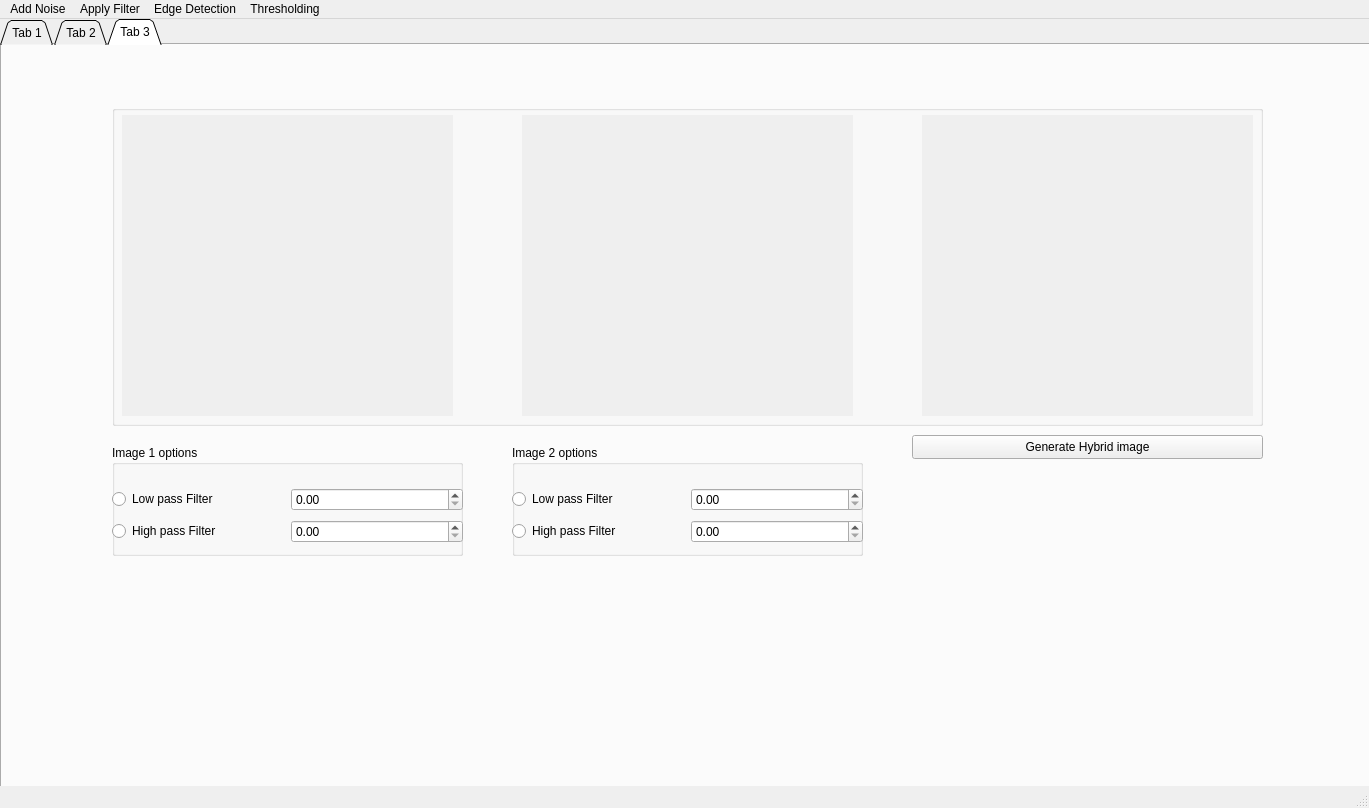
<?xml version="1.0" encoding="UTF-8"?>
<ui version="4.0">
 <class>MainWindow</class>
 <widget class="QMainWindow" name="MainWindow">
  <property name="geometry">
   <rect>
    <x>0</x>
    <y>0</y>
    <width>1369</width>
    <height>808</height>
   </rect>
  </property>
  <property name="windowTitle">
   <string>MainWindow</string>
  </property>
  <widget class="QWidget" name="centralwidget">
   <widget class="QTabWidget" name="tab2">
    <property name="geometry">
     <rect>
      <x>0</x>
      <y>0</y>
      <width>1391</width>
      <height>841</height>
     </rect>
    </property>
    <property name="tabShape">
     <enum>QTabWidget::Triangular</enum>
    </property>
    <property name="currentIndex">
     <number>2</number>
    </property>
    <widget class="QWidget" name="tab_1">
     <attribute name="title">
      <string>Tab 1</string>
     </attribute>
     <widget class="QPushButton" name="tab1_Browse">
      <property name="geometry">
       <rect>
        <x>20</x>
        <y>20</y>
        <width>211</width>
        <height>41</height>
       </rect>
      </property>
      <property name="inputMethodHints">
       <set>Qt::ImhNone</set>
      </property>
      <property name="text">
       <string>Upload Image</string>
      </property>
      <property name="autoDefault">
       <bool>false</bool>
      </property>
      <property name="flat">
       <bool>false</bool>
      </property>
     </widget>
     <widget class="QGroupBox" name="Result">
      <property name="geometry">
       <rect>
        <x>480</x>
        <y>90</y>
        <width>430</width>
        <height>430</height>
       </rect>
      </property>
      <property name="title">
       <string/>
      </property>
      <widget class="QLabel" name="tab1_image2">
       <property name="geometry">
        <rect>
         <x>20</x>
         <y>20</y>
         <width>400</width>
         <height>400</height>
        </rect>
       </property>
       <property name="autoFillBackground">
        <bool>true</bool>
       </property>
       <property name="text">
        <string/>
       </property>
      </widget>
     </widget>
     <widget class="QGroupBox" name="groupBox">
      <property name="geometry">
       <rect>
        <x>20</x>
        <y>90</y>
        <width>430</width>
        <height>430</height>
       </rect>
      </property>
      <property name="title">
       <string/>
      </property>
      <widget class="QGroupBox" name="Uploaded">
       <property name="geometry">
        <rect>
         <x>0</x>
         <y>0</y>
         <width>430</width>
         <height>430</height>
        </rect>
       </property>
       <property name="title">
        <string/>
       </property>
       <widget class="QLabel" name="tab1_image1">
        <property name="geometry">
         <rect>
          <x>20</x>
          <y>20</y>
          <width>400</width>
          <height>400</height>
         </rect>
        </property>
        <property name="autoFillBackground">
         <bool>true</bool>
        </property>
        <property name="text">
         <string/>
        </property>
       </widget>
      </widget>
     </widget>
     <widget class="QWidget" name="layoutWidget_7">
      <property name="geometry">
       <rect>
        <x>0</x>
        <y>0</y>
        <width>2</width>
        <height>2</height>
       </rect>
      </property>
      <layout class="QVBoxLayout" name="verticalLayout_2"/>
     </widget>
     <widget class="QGroupBox" name="canny_group">
      <property name="geometry">
       <rect>
        <x>970</x>
        <y>170</y>
        <width>370</width>
        <height>171</height>
       </rect>
      </property>
      <property name="title">
       <string>Canny Filter Parameters</string>
      </property>
      <widget class="QPushButton" name="canny_close">
       <property name="geometry">
        <rect>
         <x>330</x>
         <y>10</y>
         <width>41</width>
         <height>21</height>
        </rect>
       </property>
       <property name="text">
        <string>Close</string>
       </property>
      </widget>
      <widget class="QWidget" name="layoutWidget">
       <property name="geometry">
        <rect>
         <x>0</x>
         <y>60</y>
         <width>371</width>
         <height>101</height>
        </rect>
       </property>
       <layout class="QVBoxLayout" name="verticalLayout_3">
        <item>
         <layout class="QHBoxLayout" name="horizontalLayout_10">
          <item>
           <widget class="QLabel" name="canny_label_4">
            <property name="text">
             <string>Hogher Threshold</string>
            </property>
           </widget>
          </item>
          <item>
           <widget class="QSpinBox" name="canny_upper"/>
          </item>
          <item>
           <widget class="QLabel" name="canny_label_2">
            <property name="text">
             <string>Lower Threshold</string>
            </property>
           </widget>
          </item>
          <item>
           <widget class="QSpinBox" name="canny_lower"/>
          </item>
         </layout>
        </item>
        <item>
         <layout class="QHBoxLayout" name="horizontalLayout_11">
          <item>
           <widget class="QLabel" name="canny_label">
            <property name="text">
             <string>Kernal Size</string>
            </property>
           </widget>
          </item>
          <item>
           <widget class="QSpinBox" name="canny_kerna"/>
          </item>
          <item>
           <widget class="QLabel" name="canny_label_3">
            <property name="text">
             <string>sigma</string>
            </property>
           </widget>
          </item>
          <item>
           <widget class="QSpinBox" name="canny_sigma"/>
          </item>
         </layout>
        </item>
        <item>
         <widget class="QPushButton" name="canny_applay">
          <property name="text">
           <string>Appaly</string>
          </property>
         </widget>
        </item>
       </layout>
      </widget>
     </widget>
     <widget class="QGroupBox" name="Gaussin_4">
      <property name="geometry">
       <rect>
        <x>940</x>
        <y>250</y>
        <width>401</width>
        <height>171</height>
       </rect>
      </property>
      <property name="title">
       <string>Filter Parameters</string>
      </property>
      <widget class="QPushButton" name="Gaussin_close">
       <property name="geometry">
        <rect>
         <x>360</x>
         <y>10</y>
         <width>41</width>
         <height>21</height>
        </rect>
       </property>
       <property name="text">
        <string>Close</string>
       </property>
      </widget>
      <widget class="QWidget" name="layoutWidget_2">
       <property name="geometry">
        <rect>
         <x>0</x>
         <y>60</y>
         <width>401</width>
         <height>27</height>
        </rect>
       </property>
       <layout class="QHBoxLayout" name="horizontalLayout_2">
        <item>
         <widget class="QLabel" name="Global">
          <property name="text">
           <string>Threshold</string>
          </property>
         </widget>
        </item>
        <item>
         <widget class="QLabel" name="Gaussin_2">
          <property name="text">
           <string>Kernal Size</string>
          </property>
         </widget>
        </item>
        <item>
         <widget class="QLabel" name="Local_3">
          <property name="text">
           <string>Box Size</string>
          </property>
         </widget>
        </item>
        <item>
         <widget class="QSpinBox" name="Global_3"/>
        </item>
        <item>
         <widget class="QSpinBox" name="Local_Box"/>
        </item>
        <item>
         <widget class="QSpinBox" name="Gaussin"/>
        </item>
       </layout>
      </widget>
      <widget class="QWidget" name="layoutWidget_3">
       <property name="geometry">
        <rect>
         <x>0</x>
         <y>90</y>
         <width>401</width>
         <height>27</height>
        </rect>
       </property>
       <layout class="QHBoxLayout" name="horizontalLayout_3">
        <item>
         <widget class="QLabel" name="Global_4">
          <property name="text">
           <string>Mavimum Value</string>
          </property>
         </widget>
        </item>
        <item>
         <widget class="QLabel" name="Gaussin_3">
          <property name="text">
           <string>Sigma</string>
          </property>
         </widget>
        </item>
        <item>
         <widget class="QLabel" name="Local_2">
          <property name="text">
           <string>C</string>
          </property>
         </widget>
        </item>
        <item>
         <widget class="QSpinBox" name="Global_max"/>
        </item>
        <item>
         <widget class="QSpinBox" name="Local_C"/>
        </item>
        <item>
         <widget class="QSpinBox" name="sigma"/>
        </item>
       </layout>
      </widget>
      <widget class="QWidget" name="layoutWidget_4">
       <property name="geometry">
        <rect>
         <x>0</x>
         <y>120</y>
         <width>439</width>
         <height>71</height>
        </rect>
       </property>
       <layout class="QVBoxLayout" name="verticalLayout">
        <item>
         <layout class="QHBoxLayout" name="horizontalLayout">
          <item>
           <widget class="QPushButton" name="Gaussin_button">
            <property name="text">
             <string>Apply</string>
            </property>
           </widget>
          </item>
          <item>
           <widget class="QPushButton" name="Average_button">
            <property name="text">
             <string>Apply</string>
            </property>
           </widget>
          </item>
         </layout>
        </item>
        <item>
         <layout class="QHBoxLayout" name="horizontalLayout_12">
          <item>
           <widget class="QPushButton" name="Global_button">
            <property name="text">
             <string>Apply</string>
            </property>
           </widget>
          </item>
          <item>
           <widget class="QPushButton" name="Local_button">
            <property name="text">
             <string>Apply</string>
            </property>
           </widget>
          </item>
          <item>
           <widget class="QPushButton" name="Median_button">
            <property name="text">
             <string>Apply</string>
            </property>
           </widget>
          </item>
         </layout>
        </item>
       </layout>
      </widget>
     </widget>
     <widget class="QGroupBox" name="prewitt_group">
      <property name="geometry">
       <rect>
        <x>940</x>
        <y>170</y>
        <width>271</width>
        <height>161</height>
       </rect>
      </property>
      <property name="title">
       <string> Filter Paremeters</string>
      </property>
      <widget class="QPushButton" name="prewitt_close">
       <property name="geometry">
        <rect>
         <x>230</x>
         <y>10</y>
         <width>41</width>
         <height>21</height>
        </rect>
       </property>
       <property name="text">
        <string>Close</string>
       </property>
      </widget>
      <widget class="QWidget" name="layoutWidget_5">
       <property name="geometry">
        <rect>
         <x>10</x>
         <y>70</y>
         <width>251</width>
         <height>27</height>
        </rect>
       </property>
       <layout class="QHBoxLayout" name="horizontalLayout_9">
        <item>
         <widget class="QLabel" name="prewitt_label">
          <property name="text">
           <string>Kernal Size</string>
          </property>
         </widget>
        </item>
        <item>
         <widget class="QSpinBox" name="prewitt"/>
        </item>
       </layout>
      </widget>
      <widget class="QWidget" name="layoutWidget_6">
       <property name="geometry">
        <rect>
         <x>0</x>
         <y>130</y>
         <width>337</width>
         <height>31</height>
        </rect>
       </property>
       <layout class="QHBoxLayout" name="horizontalLayout_4">
        <item>
         <widget class="QPushButton" name="Sobel">
          <property name="text">
           <string>Apply</string>
          </property>
         </widget>
        </item>
        <item>
         <widget class="QPushButton" name="prewitt_applay">
          <property name="text">
           <string>Apply</string>
          </property>
         </widget>
        </item>
       </layout>
      </widget>
     </widget>
     <widget class="QGroupBox" name="NoiseParameters">
      <property name="geometry">
       <rect>
        <x>540</x>
        <y>530</y>
        <width>321</width>
        <height>91</height>
       </rect>
      </property>
      <property name="title">
       <string>Noise Parameters</string>
      </property>
      <widget class="QLabel" name="noise_param1">
       <property name="geometry">
        <rect>
         <x>20</x>
         <y>50</y>
         <width>63</width>
         <height>20</height>
        </rect>
       </property>
       <property name="text">
        <string>TextLabel</string>
       </property>
      </widget>
      <widget class="QLabel" name="noise_param2">
       <property name="geometry">
        <rect>
         <x>190</x>
         <y>50</y>
         <width>91</width>
         <height>20</height>
        </rect>
       </property>
       <property name="text">
        <string>TextLabel</string>
       </property>
      </widget>
      <widget class="QDoubleSpinBox" name="noiseBox2">
       <property name="geometry">
        <rect>
         <x>240</x>
         <y>50</y>
         <width>62</width>
         <height>25</height>
        </rect>
       </property>
      </widget>
      <widget class="QDoubleSpinBox" name="noiseBox1">
       <property name="geometry">
        <rect>
         <x>90</x>
         <y>50</y>
         <width>62</width>
         <height>25</height>
        </rect>
       </property>
      </widget>
      <widget class="QPushButton" name="noiseclose">
       <property name="geometry">
        <rect>
         <x>270</x>
         <y>10</y>
         <width>51</width>
         <height>21</height>
        </rect>
       </property>
       <property name="text">
        <string>Close</string>
       </property>
      </widget>
     </widget>
     <zorder>NoiseParameters</zorder>
     <zorder>tab1_Browse</zorder>
     <zorder>Result</zorder>
     <zorder>groupBox</zorder>
     <zorder>layoutWidget_7</zorder>
     <zorder>canny_group</zorder>
     <zorder>Gaussin_4</zorder>
     <zorder>prewitt_group</zorder>
    </widget>
    <widget class="QWidget" name="tab_2">
     <attribute name="title">
      <string>Tab 2</string>
     </attribute>
     <widget class="QPushButton" name="tab2_Browse">
      <property name="geometry">
       <rect>
        <x>60</x>
        <y>660</y>
        <width>111</width>
        <height>41</height>
       </rect>
      </property>
      <property name="text">
       <string>Browse.....</string>
      </property>
     </widget>
     <widget class="QGroupBox" name="options">
      <property name="geometry">
       <rect>
        <x>60</x>
        <y>360</y>
        <width>291</width>
        <height>241</height>
       </rect>
      </property>
      <property name="title">
       <string>Options</string>
      </property>
      <widget class="QRadioButton" name="NormalizeButton">
       <property name="geometry">
        <rect>
         <x>20</x>
         <y>90</y>
         <width>161</width>
         <height>24</height>
        </rect>
       </property>
       <property name="text">
        <string>Normalize Image</string>
       </property>
      </widget>
      <widget class="QRadioButton" name="EqualizeButton">
       <property name="geometry">
        <rect>
         <x>20</x>
         <y>140</y>
         <width>151</width>
         <height>24</height>
        </rect>
       </property>
       <property name="text">
        <string>Equalize Image</string>
       </property>
      </widget>
      <widget class="QRadioButton" name="GreyButton">
       <property name="geometry">
        <rect>
         <x>20</x>
         <y>40</y>
         <width>151</width>
         <height>24</height>
        </rect>
       </property>
       <property name="text">
        <string>Greyscale Image</string>
       </property>
      </widget>
      <widget class="QRadioButton" name="NoneButton">
       <property name="geometry">
        <rect>
         <x>20</x>
         <y>190</y>
         <width>141</width>
         <height>24</height>
        </rect>
       </property>
       <property name="text">
        <string>None</string>
       </property>
      </widget>
      <widget class="QDoubleSpinBox" name="spinBox">
       <property name="geometry">
        <rect>
         <x>180</x>
         <y>90</y>
         <width>62</width>
         <height>25</height>
        </rect>
       </property>
      </widget>
     </widget>
     <widget class="QGroupBox" name="tab2groupBox">
      <property name="geometry">
       <rect>
        <x>50</x>
        <y>20</y>
        <width>1131</width>
        <height>321</height>
       </rect>
      </property>
      <property name="title">
       <string/>
      </property>
      <widget class="QLabel" name="tab2_image2">
       <property name="geometry">
        <rect>
         <x>400</x>
         <y>10</y>
         <width>331</width>
         <height>301</height>
        </rect>
       </property>
       <property name="autoFillBackground">
        <bool>true</bool>
       </property>
       <property name="text">
        <string/>
       </property>
      </widget>
      <widget class="QLabel" name="tab2_image3">
       <property name="geometry">
        <rect>
         <x>790</x>
         <y>10</y>
         <width>331</width>
         <height>301</height>
        </rect>
       </property>
       <property name="autoFillBackground">
        <bool>true</bool>
       </property>
       <property name="text">
        <string/>
       </property>
      </widget>
      <widget class="QLabel" name="tab2_image1">
       <property name="geometry">
        <rect>
         <x>10</x>
         <y>10</y>
         <width>331</width>
         <height>301</height>
        </rect>
       </property>
       <property name="autoFillBackground">
        <bool>true</bool>
       </property>
       <property name="text">
        <string/>
       </property>
      </widget>
     </widget>
     <widget class="QGroupBox" name="HistogramContainer">
      <property name="geometry">
       <rect>
        <x>840</x>
        <y>370</y>
        <width>341</width>
        <height>101</height>
       </rect>
      </property>
      <property name="title">
       <string>Histogram Channels</string>
      </property>
      <widget class="QComboBox" name="HistogramBox">
       <property name="geometry">
        <rect>
         <x>10</x>
         <y>50</y>
         <width>321</width>
         <height>25</height>
        </rect>
       </property>
       <item>
        <property name="text">
         <string/>
        </property>
       </item>
       <item>
        <property name="text">
         <string>Grey-Channel</string>
        </property>
       </item>
       <item>
        <property name="text">
         <string>R-Channel</string>
        </property>
       </item>
       <item>
        <property name="text">
         <string>G-Channel</string>
        </property>
       </item>
       <item>
        <property name="text">
         <string>B-Channel</string>
        </property>
       </item>
      </widget>
     </widget>
     <widget class="QLabel" name="path">
      <property name="geometry">
       <rect>
        <x>200</x>
        <y>660</y>
        <width>291</width>
        <height>41</height>
       </rect>
      </property>
      <property name="text">
       <string>path</string>
      </property>
     </widget>
     <widget class="QGroupBox" name="CumulateContainer">
      <property name="geometry">
       <rect>
        <x>840</x>
        <y>500</y>
        <width>341</width>
        <height>101</height>
       </rect>
      </property>
      <property name="title">
       <string>Cumulative Histogram Channels</string>
      </property>
      <widget class="QComboBox" name="CumulateBox">
       <property name="geometry">
        <rect>
         <x>10</x>
         <y>50</y>
         <width>321</width>
         <height>25</height>
        </rect>
       </property>
       <item>
        <property name="text">
         <string/>
        </property>
       </item>
       <item>
        <property name="text">
         <string>Grey-Channel</string>
        </property>
       </item>
       <item>
        <property name="text">
         <string>R-Channel</string>
        </property>
       </item>
       <item>
        <property name="text">
         <string>G-Channel</string>
        </property>
       </item>
       <item>
        <property name="text">
         <string>B-Channel</string>
        </property>
       </item>
      </widget>
     </widget>
     <zorder>tab2groupBox</zorder>
     <zorder>options</zorder>
     <zorder>tab2_Browse</zorder>
     <zorder>HistogramContainer</zorder>
     <zorder>path</zorder>
     <zorder>CumulateContainer</zorder>
    </widget>
    <widget class="QWidget" name="tab_3">
     <attribute name="title">
      <string>Tab 3</string>
     </attribute>
     <widget class="QGroupBox" name="tab3groupBox_3">
      <property name="geometry">
       <rect>
        <x>110</x>
        <y>60</y>
        <width>1151</width>
        <height>321</height>
       </rect>
      </property>
      <property name="title">
       <string/>
      </property>
      <widget class="QLabel" name="tab3_image2_3">
       <property name="geometry">
        <rect>
         <x>410</x>
         <y>10</y>
         <width>331</width>
         <height>301</height>
        </rect>
       </property>
       <property name="autoFillBackground">
        <bool>true</bool>
       </property>
       <property name="text">
        <string/>
       </property>
      </widget>
      <widget class="QLabel" name="tab3_image3_3">
       <property name="geometry">
        <rect>
         <x>810</x>
         <y>10</y>
         <width>331</width>
         <height>301</height>
        </rect>
       </property>
       <property name="autoFillBackground">
        <bool>true</bool>
       </property>
       <property name="text">
        <string/>
       </property>
      </widget>
      <widget class="QLabel" name="tab3_image1_3">
       <property name="geometry">
        <rect>
         <x>10</x>
         <y>10</y>
         <width>331</width>
         <height>301</height>
        </rect>
       </property>
       <property name="autoFillBackground">
        <bool>true</bool>
       </property>
       <property name="text">
        <string/>
       </property>
      </widget>
     </widget>
     <widget class="QGroupBox" name="Image_1_options_3">
      <property name="geometry">
       <rect>
        <x>110</x>
        <y>400</y>
        <width>351</width>
        <height>111</height>
       </rect>
      </property>
      <property name="title">
       <string>Image 1 options</string>
      </property>
      <widget class="QWidget" name="layoutWidget_39">
       <property name="geometry">
        <rect>
         <x>0</x>
         <y>40</y>
         <width>351</width>
         <height>63</height>
        </rect>
       </property>
       <layout class="QVBoxLayout" name="verticalLayout_7">
        <item>
         <layout class="QHBoxLayout" name="horizontalLayout_41">
          <item>
           <widget class="QRadioButton" name="image_1_low_3">
            <property name="text">
             <string>Low pass Filter</string>
            </property>
           </widget>
          </item>
          <item>
           <widget class="QDoubleSpinBox" name="image_1_low_r_3"/>
          </item>
         </layout>
        </item>
        <item>
         <layout class="QHBoxLayout" name="horizontalLayout_42">
          <item>
           <widget class="QRadioButton" name="image_1_high_3">
            <property name="text">
             <string>High pass Filter</string>
            </property>
           </widget>
          </item>
          <item>
           <widget class="QDoubleSpinBox" name="image_1_high_r_3"/>
          </item>
         </layout>
        </item>
       </layout>
      </widget>
     </widget>
     <widget class="QGroupBox" name="Image_2_options_3">
      <property name="geometry">
       <rect>
        <x>510</x>
        <y>400</y>
        <width>351</width>
        <height>111</height>
       </rect>
      </property>
      <property name="title">
       <string>Image 2 options</string>
      </property>
      <widget class="QWidget" name="layoutWidget_40">
       <property name="geometry">
        <rect>
         <x>0</x>
         <y>40</y>
         <width>351</width>
         <height>63</height>
        </rect>
       </property>
       <layout class="QVBoxLayout" name="verticalLayout_8">
        <item>
         <layout class="QHBoxLayout" name="horizontalLayout_43">
          <item>
           <widget class="QRadioButton" name="image_2_low_3">
            <property name="text">
             <string>Low pass Filter</string>
            </property>
           </widget>
          </item>
          <item>
           <widget class="QDoubleSpinBox" name="image_2_low_r_3"/>
          </item>
         </layout>
        </item>
        <item>
         <layout class="QHBoxLayout" name="horizontalLayout_44">
          <item>
           <widget class="QRadioButton" name="image_2_high_3">
            <property name="text">
             <string>High pass Filter</string>
            </property>
           </widget>
          </item>
          <item>
           <widget class="QDoubleSpinBox" name="image_2_high_r_3"/>
          </item>
         </layout>
        </item>
       </layout>
      </widget>
     </widget>
     <widget class="QPushButton" name="Hyperid_3">
      <property name="geometry">
       <rect>
        <x>910</x>
        <y>390</y>
        <width>351</width>
        <height>24</height>
       </rect>
      </property>
      <property name="text">
       <string>Generate Hybrid image</string>
      </property>
     </widget>
    </widget>
   </widget>
  </widget>
  <widget class="QMenuBar" name="menubar">
   <property name="geometry">
    <rect>
     <x>0</x>
     <y>0</y>
     <width>1369</width>
     <height>26</height>
    </rect>
   </property>
   <widget class="QMenu" name="menuAdd_Noise">
    <property name="title">
     <string>Add Noise</string>
    </property>
    <addaction name="actionUniform_Noise"/>
    <addaction name="actionGaussian_Noise"/>
    <addaction name="actionSalt_Pepper_Noise"/>
   </widget>
   <widget class="QMenu" name="menuApply_Filter">
    <property name="title">
     <string>Apply Filter</string>
    </property>
    <addaction name="actionGaussian_Filter"/>
    <addaction name="actionAverage_Filter"/>
    <addaction name="actionMedian_Filter"/>
   </widget>
   <widget class="QMenu" name="menuEdge_Detection">
    <property name="title">
     <string>Edge Detection</string>
    </property>
    <addaction name="actionSobel"/>
    <addaction name="actionRoberts"/>
    <addaction name="actionPrewitt"/>
    <addaction name="actionCanny"/>
   </widget>
   <widget class="QMenu" name="menuThresholding">
    <property name="title">
     <string>Thresholding</string>
    </property>
    <addaction name="actionGlobal"/>
    <addaction name="actionLocal"/>
   </widget>
   <addaction name="menuAdd_Noise"/>
   <addaction name="menuApply_Filter"/>
   <addaction name="menuEdge_Detection"/>
   <addaction name="menuThresholding"/>
  </widget>
  <widget class="QStatusBar" name="statusbar"/>
  <action name="actionUniform_Noise">
   <property name="text">
    <string>Uniform Noise</string>
   </property>
  </action>
  <action name="actionGaussian_Noise">
   <property name="text">
    <string>Gaussian Noise</string>
   </property>
  </action>
  <action name="actionSalt_Pepper_Noise">
   <property name="text">
    <string>Salt &amp; Pepper Noise</string>
   </property>
  </action>
  <action name="actionGaussian_Filter">
   <property name="text">
    <string>Gaussian Filter</string>
   </property>
  </action>
  <action name="actionAverage_Filter">
   <property name="text">
    <string>Average Filter</string>
   </property>
  </action>
  <action name="actionMedian_Filter">
   <property name="text">
    <string>Median Filter</string>
   </property>
  </action>
  <action name="actionSobel">
   <property name="text">
    <string>Sobel</string>
   </property>
  </action>
  <action name="actionRoberts">
   <property name="text">
    <string>Roberts</string>
   </property>
  </action>
  <action name="actionPrewitt">
   <property name="text">
    <string>Prewitt</string>
   </property>
  </action>
  <action name="actionCanny">
   <property name="text">
    <string>Canny</string>
   </property>
  </action>
  <action name="actionGlobal">
   <property name="text">
    <string>Global</string>
   </property>
  </action>
  <action name="actionLocal">
   <property name="enabled">
    <bool>true</bool>
   </property>
   <property name="text">
    <string>Local</string>
   </property>
  </action>
 </widget>
 <resources/>
 <connections/>
</ui>
